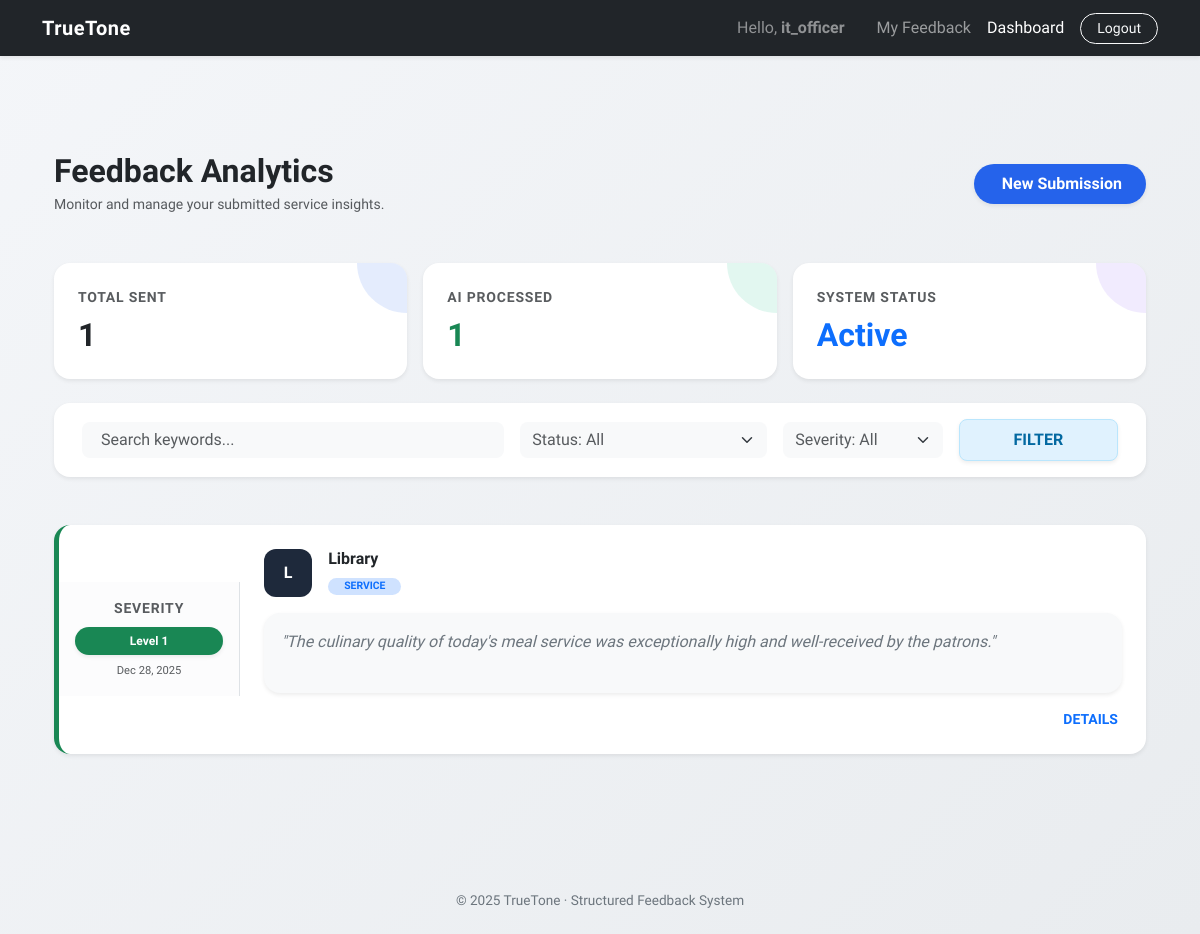
Page /feedback/my-feedbacks/ (signed in) on the earlier database version.
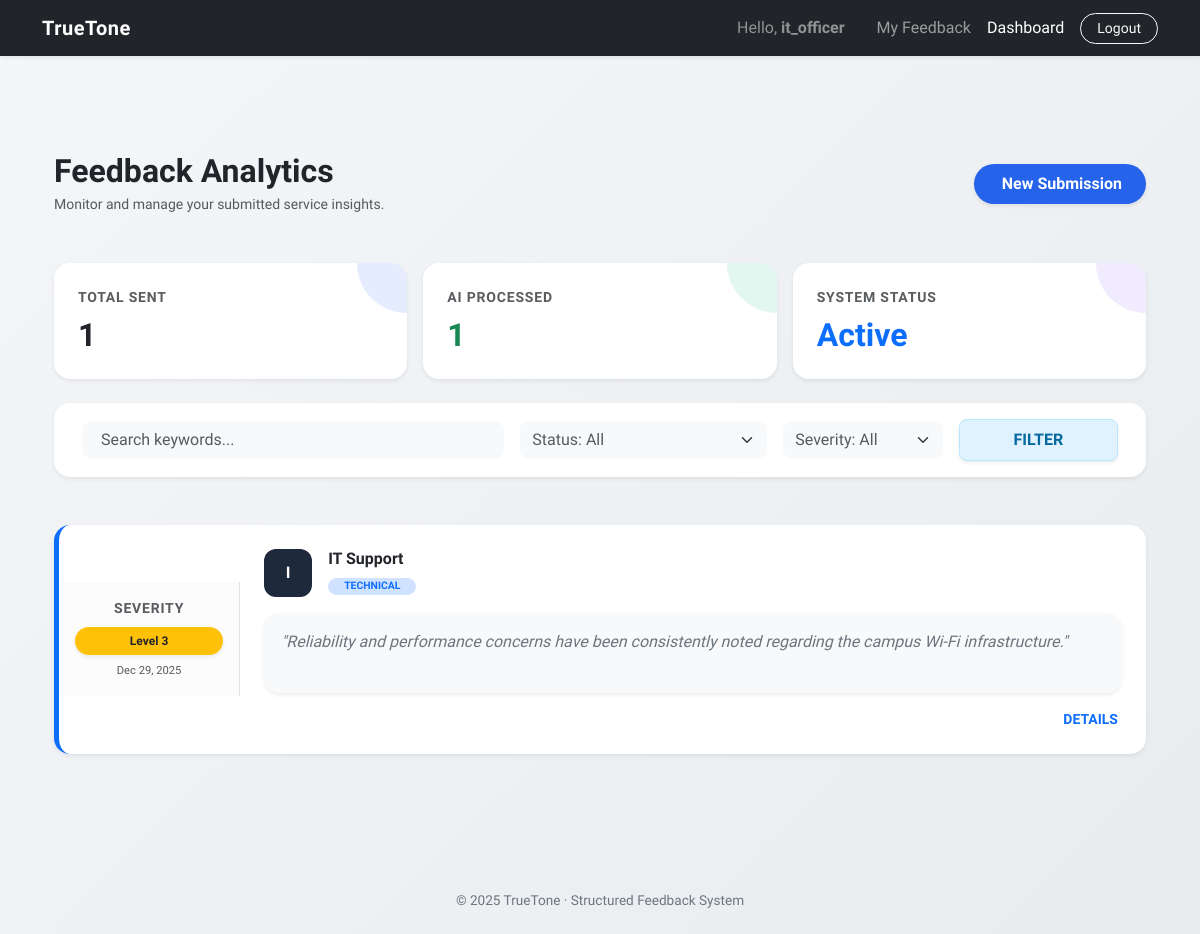
Same page on the later database version.
### accounts/models.py (models this page shows, shortened)
class User(AbstractUser):
    ROLE_CHOICES = (
        ('user', 'User'),
        ('owner', 'Service Owner'),
        ('admin', 'Admin'),
    )
    role = models.CharField(
        max_length=10,
        choices=ROLE_CHOICES,
        default='user'
    )

### feedback/models.py (models this page shows, shortened)
class Feedback(models.Model):
    CATEGORY_CHOICES = [
        ('technical', 'Technical'),
        ('service', 'Service'),
        ('staff', 'Staff'),
        ('other', 'Other'),
    ]
    SEVERITY_CHOICES = [
        (1, 'Low'),
        (2, 'Medium'),
        (3, 'High'),
        (4, 'Critical'),
    ]
    TONE_CHOICES = [
        ('aggressive', 'Aggressive'),
        ('neutral', 'Neutral'),
        ('polite', 'Polite'),
        ('disappointed', 'Disappointed'),
    ]
    INTENT_CHOICES = [
        ('complaint', 'Complaint'),
        ('suggestion', 'Suggestion'),
        ('praise', 'Praise'),
        ('question', 'Question'),
    ]
    user = models.ForeignKey(
        settings.AUTH_USER_MODEL,
        on_delete=models.CASCADE,
        related_name='feedbacks'
    )
    service = models.ForeignKey(
        'services.Service',
        on_delete=models.CASCADE,
        related_name='feedbacks'
    )
    raw_text = models.TextField(max_length=500, help_text="Original feedback text")
    normalized_text = models.TextField(blank=True, null=True, help_text="Normalized text")
    category = models.CharField(max_length=20, choices=CATEGORY_CHOICES, default='other')
    severity = models.IntegerField(choices=SEVERITY_CHOICES, default=1)
    tone = models.CharField(
        max_length=20,
        choices=TONE_CHOICES,
        help_text="Detected user tone"
    )
    intent = models.CharField(
        max_length=20,
        choices=INTENT_CHOICES,
        help_text="Detected user intent"
    )
    date = models.DateTimeField(auto_now_add=True)

### services/models.py (models this page shows, shortened)
class Service(models.Model):
    SERVICE_CATEGORIES = [
        ('education', 'Eğitim'),
        ('food', 'Beslenme/Yemek'),
        ('facility', 'Tesis/Altyapı'),
        ('it', 'Bilgi İşlem'),
    ]
    name = models.CharField(max_length=100)
    category = models.CharField(max_length=50, choices=SERVICE_CATEGORIES)
    description = models.TextField()
    owner = models.ForeignKey(
        settings.AUTH_USER_MODEL,
        on_delete=models.CASCADE,
        related_name='managed_services'
    )

### feedback/views.py (the view)
# urls.py: path('my-feedbacks/', views.user_feedback_list, name='user_feedback_list'),
@login_required
def user_feedback_list(request):
    query_set = Feedback.objects.filter(user=request.user).order_by('-date')
    search_query = request.GET.get('q', '')
    status_filter = request.GET.get('status', '')
    severity_filter = request.GET.get('severity', '')
    if search_query:
        query_set = query_set.filter(
            Q(raw_text__icontains=search_query) |
            Q(normalized_text__icontains=search_query)
        )
    if status_filter:
        if status_filter == 'processed':
            query_set = query_set.exclude(normalized_text__isnull=True).exclude(normalized_text__exact='')
        elif status_filter == 'pending':
            query_set = query_set.filter(Q(normalized_text__isnull=True) | Q(normalized_text__exact=''))
    if severity_filter:
        query_set = query_set.filter(severity=int(severity_filter))
    total_sent = query_set.count()
    processed_count = query_set.exclude(normalized_text__isnull=True).exclude(normalized_text__exact='').count()
    return render(request, 'feedback/user_feedback_list.html', {
        'feedbacks': query_set,
        'total_sent': total_sent,
        'processed_count': processed_count
    })

### feedback/templates/feedback/user_feedback_list.html (shortened to what this page needs)
{% extends "base.html" %}
{% block content %}
<link rel="stylesheet" href="https://cdnjs.cloudflare.com/ajax/libs/animate.css/4.1.1/animate.min.css"/>
<div class="container py-5 animate__animated animate__fadeIn">
    <div class="row mb-5 align-items-center">
        <div class="col-md-8 text-start">
            <h1 class="h2 fw-800 text-dark mb-1">Feedback Analytics</h1>
            <p class="text-muted mb-0 small">Monitor and manage your submitted service insights.</p>
        </div>
        <div class="col-md-4 text-md-end mt-3 mt-md-0">
            <a href="{% url 'services:service_list' %}" class="btn btn-premium-action px-4 py-2 rounded-pill shadow-sm position-relative overflow-hidden border-0 hover-push">
                <span class="position-relative z-index-2 fw-bold text-white">
                     New Submission
                </span>
            </a>
        </div>
    </div>
    <div class="row mb-4 g-3 text-start d-flex align-items-stretch">
        <div class="col-md-4">
            <div class="card stat-card border-0 shadow-sm rounded-4 h-100 position-relative overflow-hidden bg-white hover-lift">
                <div class="corner-gradient grad-blue"></div>
                <div class="card-body p-4 position-relative z-index-2">
                    <div class="text-muted small fw-bold text-uppercase ls-1 mb-2">Total Sent</div>
                    <div class="h2 fw-800 mb-0 text-dark">{{ total_sent }}</div>
                </div>
            </div>
        </div>
        <div class="col-md-4">
            <div class="card stat-card border-0 shadow-sm rounded-4 h-100 position-relative overflow-hidden bg-white hover-lift">
                <div class="corner-gradient grad-green"></div>
                <div class="card-body p-4 position-relative z-index-2">
                    <div class="text-uppercase small fw-bold text-muted ls-1 mb-2">AI Processed</div>
                    <div class="h2 fw-800 text-success mb-0">{{ processed_count }}</div>
                </div>
            </div>
        </div>
        <div class="col-md-4">
            <div class="card stat-card border-0 shadow-sm rounded-4 h-100 position-relative overflow-hidden bg-white hover-lift">
                <div class="corner-gradient grad-purple"></div>
                <div class="card-body p-4 position-relative z-index-2">
                    <div class="text-uppercase small fw-bold text-muted ls-1 mb-2">System Status</div>
                    <div class="h2 fw-800 text-primary mb-0">Active</div>
                </div>
            </div>
        </div>
    </div>
    <div class="card border-0 shadow-sm rounded-4 p-3 mb-5 bg-white shadow-hover">
        <form method="GET" class="row g-3 align-items-center text-start mx-1">
            <div class="col-lg-5">
                <div class="input-group bg-light rounded-3">
                    <span class="input-group-text bg-transparent border-0 pe-0"></span>
                    <input type="text" name="q" value="{{ request.GET.q }}" class="form-control border-0 bg-transparent shadow-none ps-2" placeholder="Search keywords...">
                </div>
            </div>
            <div class="col-lg-3">
                <select name="status" class="form-select border-0 bg-light shadow-none text-muted fw-medium rounded-3">
                    <option value="" {% if not request.GET.status %}selected{% endif %}>Status: All</option>
                </select>
            </div>
            <div class="col-lg-2">
                <select name="severity" class="form-select border-0 bg-light shadow-none text-muted fw-medium rounded-3">
                    <option value="" {% if not request.GET.severity %}selected{% endif %}>Severity: All</option>
                </select>
            </div>
            <div class="col-lg-2">
                <button type="submit" class="btn btn-filter-vibrant w-100 rounded-3 fw-bold py-2 shadow-sm transition-all hover-push">FILTER</button>
            </div>
        </form>
    </div>
    <div class="row text-start animate__animated animate__fadeInUp">
        {% for fb in feedbacks %}
        <div class="col-lg-12 mb-3">
            <div class="card border-0 shadow-sm rounded-4 feedback-row transition-all overflow-hidden bg-white border-start border-4 {% if fb.severity == 4 %}border-danger{% elif fb.severity == 1 %}border-success{% else %}border-primary{% endif %}">
                <div class="row g-0 align-items-center">
                    <div class="col-md-2 p-3 text-center border-end bg-light-subtle d-none d-md-flex flex-column justify-content-center h-100">
                        <div class="small fw-bold text-muted mb-2 ls-1 text-uppercase">Severity</div>
                        <span class="badge rounded-pill px-3 py-2 w-100
                            {% if fb.severity == 4 %}bg-danger
                            {% elif fb.severity == 3 %}bg-warning text-dark
                            {% elif fb.severity == 2 %}bg-info-custom text-white
                            {% else %}bg-success{% endif %} shadow-sm small">
                            Level {{ fb.severity }}
                        </span>
                        <div class="mt-2 text-muted tiny-text">{{ fb.date|date:"M d, Y" }}</div>
                    </div>
                    <div class="col-md-10 p-4">
                        <div class="d-flex align-items-center mb-2 justify-content-between">
                            <div class="d-flex align-items-center">
                                <div class="avatar-icon text-white">{{ fb.service.name|slice:":1" }}</div>
                                <div class="ms-3">
                                    <h6 class="fw-800 text-dark mb-1">{{ fb.service.name }}</h6>
                                    <span class="badge bg-primary-subtle text-primary border-0 rounded-pill px-3 small" style="font-size: 0.65rem;">{{ fb.category|upper }}</span>
                                </div>
                            </div>
                        </div>
                        <div class="p-3 rounded-4 bg-light border-0 ai-bubble shadow-sm mt-3 transition-all hover-white">
                            <p class="text-secondary mb-0 fst-italic">
                                "{{ fb.normalized_text|default:fb.raw_text|truncatechars:180 }}"
                            </p>
                        </div>
                        <div class="d-flex justify-content-end mt-3">
                            <a href="#" class="text-decoration-none fw-bold small text-primary hover-link transition-all">
                                DETAILS
                            </a>
                        </div>
                    </div>
                </div>
            </div>
        </div>
        {% empty %}
        <div class="col-12 text-center py-5">
            <i class="fas fa-inbox fa-3x text-muted mb-3"></i>
            <p class="text-muted">No feedbacks found matching your criteria.</p>
        </div>
        {% endfor %}
    </div>
</div>
{% endblock %}

### templates/base.html (shortened to what this page needs)
<!DOCTYPE html>
<html lang="en">
<head>
  <link href="https://cdn.jsdelivr.net/npm/bootstrap@5.3.2/dist/css/bootstrap.min.css" rel="stylesheet">
</head>
<body class="d-flex flex-column">
<nav class="navbar navbar-expand-lg navbar-dark bg-dark shadow-sm">
  <div class="container">
    <a class="navbar-brand" href="/">TrueTone</a>
    <div class="collapse navbar-collapse show">
      <ul class="navbar-nav ms-auto align-items-center">
        {% if user.is_authenticated %}
          <li class="nav-item me-3">
            <span class="nav-link text-white-50">Hello, <strong>{{ user.username }}</strong></span>
          </li>
          <li class="nav-item">
            <a class="nav-link" href="{% url 'feedback:user_feedback_list' %}">My Feedback</a>
          </li>
          {% if user.managed_services.exists or user.is_superuser %}
            <li class="nav-item">
              <a class="nav-link text-white" href="{% url 'feedback:service_owner_dashboard' %}">Dashboard</a>
            </li>
          {% endif %}
          <li class="nav-item ms-lg-2">
            <form action="{% url 'logout' %}" method="post" style="display:inline;">
              <button type="submit" class="btn btn-outline-light btn-sm rounded-pill px-3">Logout</button>
            </form>
          </li>
        {% endif %}
      </ul>
    </div>
  </div>
</nav>
<main class="container py-5 flex-grow-1">
  {% block content %}
  {% endblock %}
</main>
<footer class="text-center py-4">
  © 2025 TrueTone · Structured Feedback System
</footer>
</body>
</html>

### templates/base.html (style rules this page uses)
body { background: linear-gradient(135deg, #f4f6f9, #e9ecef); min-height: 100vh; }
.navbar-brand { font-weight: 700; letter-spacing: 0.5px; }
.nav-link { transition: color 0.2s ease; position: relative; }
footer { font-size: 0.85rem; color: #6c757d; }

### feedback/templates/feedback/user_feedback_list.html (style rules this page uses)
:root { --primary-blue: #2563eb; }
body { background-color: #f8fafc; font-family: 'Plus Jakarta Sans', sans-serif; }
.fw-800 { font-weight: 800; }
.ls-1 { letter-spacing: 0.05rem; }
.rounded-4 { border-radius: 1rem !important; }
.tiny-text { font-size: 0.7rem; }
.bg-light-subtle { background-color: #f9fafb; }
.transition-all { transition: all 0.3s ease-in-out; }
.hover-lift { transition: transform 0.4s cubic-bezier(0.4, 0, 0.2, 1), box-shadow 0.4s ease; }
.corner-gradient { position: absolute; width: 100px; height: 100px; top: -50px; right: -50px; border-radius: 50%; opacity: 0.12; transition: all 0.6s cubic-bezier(0.34, 1.56, 0.64, 1); z-index: 1; }
.stat-card .card-body { position: relative; z-index: 2; }
.grad-blue { background: var(--primary-blue); }
.grad-green { background: #10b981; }
.grad-purple { background: #8b5cf6; }
.avatar-icon { width: 48px; height: 48px; display: flex; align-items: center; justify-content: center; font-weight: 800; border-radius: 12px; background-color: #1e293b; flex-shrink: 0; }
.ai-bubble { min-height: 80px; border: 1px solid transparent !important; }
.btn-premium-action { background-color: var(--primary-blue); border: none; transition: 0.3s; }
.btn-filter-vibrant { background-color: #e0f2fe; color: #0369a1; border: 1px solid #bae6fd !important; }
.feedback-row { border-left-width: 5px !important; }

Differences in the rows shown:
removed Feedback: severity "1", date "Dec 28, 2025", service.name "L", service.name "Library", category "SERVICE", normalized_text "The culinary quality of today's meal service was exceptionally high and well-received by the patrons."
added Feedback: severity "3", date "Dec 29, 2025", service.name "I", service.name "IT Support", category "TECHNICAL", normalized_text "Reliability and performance concerns have been consistently noted regarding the campus Wi-Fi infrastructure."
